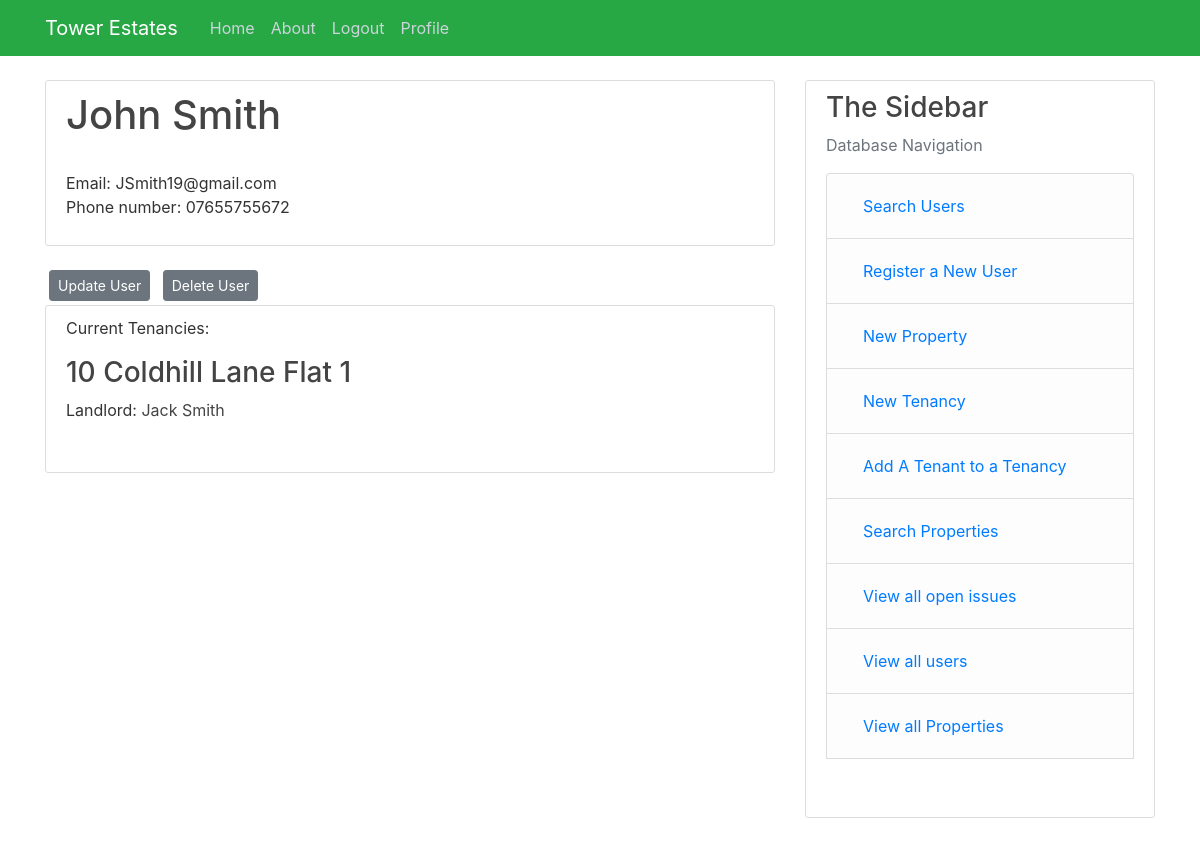
Before: /Tenant/2 (signed in) with the older database file.
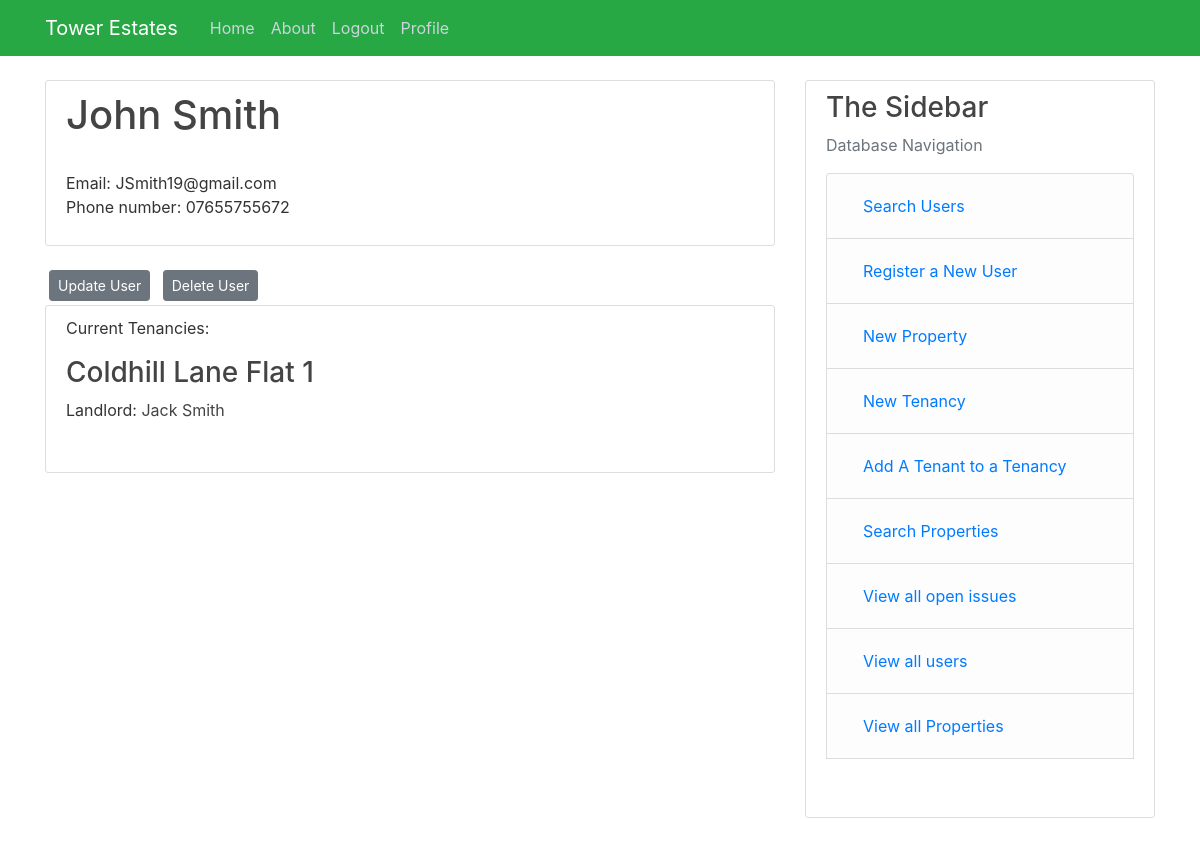
After: the same page with the newer database file.
### Tower/models.py (models this page shows, shortened)
class Properties(db.Model):  # Properties table
    property_id = db.Column(db.Integer, primary_key=True)
    address_line_1 = db.Column(db.String(35), nullable=False)
    address_line_2 = db.Column(db.String(20), nullable=True, default=" ")
    postcode = db.Column(db.String(10), nullable=False)
    landlord_id = db.Column(db.Integer, db.ForeignKey("user.user_id"), nullable=False)
    issue = db.relationship("Issue",cascade="all, delete-orphan", backref="Properties", lazy=True)

class User(db.Model, UserMixin):  # User table
    user_id = db.Column(db.Integer, primary_key=True)
    name = db.Column(db.String(55), nullable=False)
    phone_number= db.Column(db.String(15), nullable=False)
    role= db.Column(db.String(12), nullable=False)
    email = db.Column(db.String(120), unique=True, nullable=False)
    business= db.Column(db.String(150), nullable=True)
    password = db.Column(db.String(64), nullable=False)
    properties = db.relationship("Properties",cascade="all, delete-orphan" ,backref="User", lazy=True)
    occupants = db.relationship("Tenancies", backref="User", secondary=occupants, lazy=True)
    contractor = db.relationship("Quotes", cascade="all, delete-orphan",backref="User", lazy=True)

### Tower/routes.py (the view)
@app.route("/Tenant/<int:user_id>")  # Tenant Profile page
@login_required
def Tenant(user_id):
    if current_user.role != ("Admin") and current_user.user_id != user_id:
        abort(403)
    users = db.session.query(User).filter(User.user_id == user_id).first()  # Tenants details
    if users.role != ("Tenant"):
        abort(404)
    tenancies = []
    for tenancy in users.Tenancies:  # Gets all places where  the Tenant is an occupant
        data = db.session.query(Properties, User).outerjoin(Properties, User.user_id == Properties.landlord_id). \
            filter(tenancy.property_id == Properties.property_id).all()
        tenancies = tenancies + data
    return render_template("Tenant.html", title="User Profile", users=users, tenancies=tenancies)

### Tower/models.py (called while the page is built)
@login_manager.user_loader
def load_user(user_id):
    return User.query.get(int(user_id))

### Tower/templates/Tenant.html
{% extends "layout.html" %}
{% block content %}
<div class="content-section">
    <h2 class="account-heading"> {{ users.name }}</h2>
    <br>
    <p>Email: {{users.email }} <br>Phone number: {{users.phone_number}}</p>
</div>
{% if current_user.role == ('Admin') %}
<div>
    <a class="btn btn-secondary btn-sm m-1" href=" {{url_for('Update_User', user_id = users.user_id) }}">Update User</a>
    <a class="btn btn-secondary btn-sm m-1" href=" {{url_for('Delete_user', user_id = users.user_id) }}">Delete User</a>
</div>
{% endif %}
<div class="content-section">
    <p> Current Tenancies: </p>
    {% for current in tenancies %}
    <h3><a class="article-title" href="{{ url_for('Property', property_id = current.Properties.property_id) }}"> {{current.Properties.address_line_1}} {{current.Properties.address_line_2}}</a></h3>
        <p>Landlord: <a class="article-title" href="{{ url_for('Landlord', user_id = current.Properties.landlord_id) }}"> {{current.User.name}} </a></p>
        <br>
    {% endfor %}
</div>
{% endblock content %}

Changed rows visible on the page:
removed Properties: Properties.address_line_1 "10 Coldhill Lane", Properties.address_line_2 "Flat 1", User.name "Jack Smith"
added Properties: Properties.address_line_1 "Coldhill Lane", Properties.address_line_2 "Flat 1", User.name "Jack Smith"
